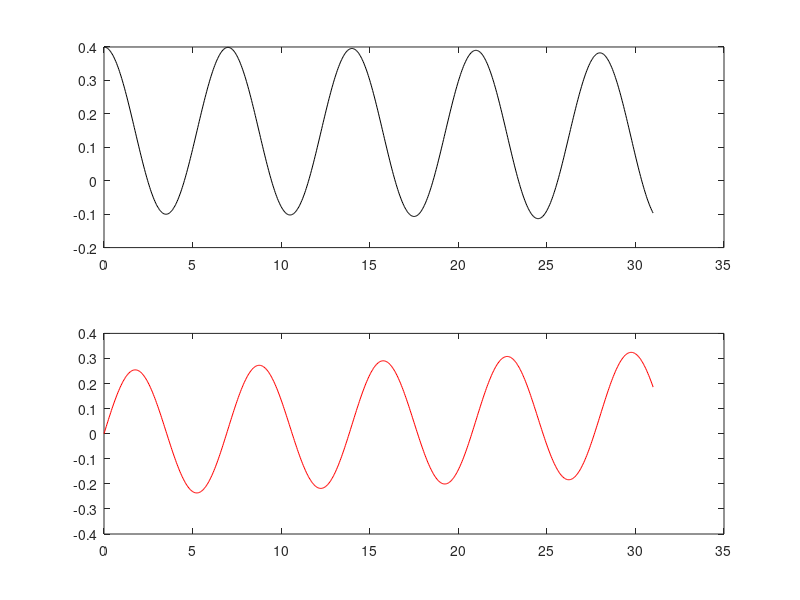

The MATLAB source for this figure: (Note: this script raises an error after producing the figure.)
function example_FVCOM_wind_ts

% example file for FVCOM, time-varying/spatially constant wind forcing as stress
%
% function example_FVCOM_wind_ts
%
% DESCRIPTION:
%    Write a time-varying, spatially constant wind file
%    This is TEMPLATE program to be used as an example
%    Do not commit your user-defined programs to the repository
%    It requires USER Modification to work 
%
% INPUT
%   
% OUTPUT:
%    NetCDF WindFile
%
% EXAMPLE USAGE
%    example_FVCOM_wind_ts
%
% Author(s):  
%    Geoff Cowles (University of Massachusetts Dartmouth)
%
% Revision history
%   
%==============================================================================
warning off
subname = 'example_FVCOM_wind_ts';
global ftbverbose;
if(ftbverbose);
fprintf('\n')
fprintf(['begin : ' subname '\n'])
end;

%------------------------------------------------------------------------------
% create a dataset
%------------------------------------------------------------------------------

% make a timeframe
% tbeg = greg2julian(2009,1,1,0,0,0)-2400000.5;
% tend = greg2julian(2010,1,1,0,0,0)-2400000.5;
tbeg = 0;
tend = 31;
time = tbeg:(1./24.):tend;
nTimes = prod(size(time));

% make up a fake time varying wind
taux = 0.25*(cos( ((time-time(1))*2*pi)/7)) + .15*(cos( ((time-time(1))*2*pi)/360));
tauy = 0.25*(sin( ((time-time(1))*2*pi)/7)) + .15*(sin( ((time-time(1))*2*pi)/360));

% plot the wind
subplot(2,1,1)
plot(time-time(1),taux,'k'); 
subplot(2,1,2)
plot(time-time(1),tauy,'r');

%------------------------------------------------------------------------------
% write output to time-varying, spatially constant FVCOM wind file 
%------------------------------------------------------------------------------
fvcom_forcing_file = 'tst_wind.nc'; 
nc = netcdf(fvcom_forcing_file, 'clobber');            
nc.references = 'http://fvcom.smast.umassd.edu'; 
nc.source = 'single-point time-dependent surface forcing'; 
nc.institution = 'School for Marine Science and Technology' ;
nc.history = 'generated using the fvcom-toolbox';


  
% dimensions
nc('time') = 0;

% time vars
nc{'time'} = ncfloat('time');
nc{'time'}.long_name = 'time';
nc{'time'}.units = 'days since 1858-11-17 00:00:00';
nc{'time'}.format = 'modified julian day (MJD)';
nc{'time'}.time_zone = 'UTC';
  
nc{'Itime'} = ncint('time');
nc{'Itime'}.units = 'days since 1858-11-17 00:00:00';
nc{'Itime'}.format = 'modified julian day (MJD)';
nc{'Itime'}.time_zone = 'UTC';

nc{'Itime2'} = ncint('time');
nc{'Itime2'}.units = 'msec since 00:00:00';
nc{'Itime2'}.time_zone = 'UTC';


nc{'uwind_stress'} = ncfloat('time');
nc{'uwind_stress'}.long_name = 'Eastward Wind Stress'; 
nc{'uwind_stress'}.standard_name = 'Wind Stress'; 
nc{'uwind_stress'}.units = 'Pa';
nc{'uwind_stress'}.type = 'data';

nc{'vwind_stress'} = ncfloat('time');
nc{'vwind_stress'}.long_name = 'Northward Wind Stress'; 
nc{'vwind_stress'}.standard_name = 'Wind Stress'; 
nc{'vwind_stress'}.units = 'Pa';
nc{'vwind_stress'}.type = 'data';

% dump time
nc{'time'}(1:nTimes) = time; 
nc{'Itime'}(1:nTimes) = floor(time); 
nc{'Itime2'}(1:nTimes) = mod(time,1)*24*3600*1000.;

nc{'uwind_stress'}(1:nTimes) = taux; 
nc{'vwind_stress'}(1:nTimes) = tauy; 

ierr = close(nc);

if(ftbverbose);
fprintf(['end   : ' subname '\n'])
end;



